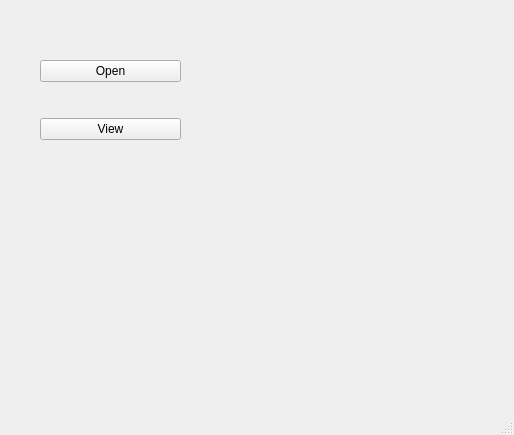
<?xml version="1.0" encoding="UTF-8"?>
<ui version="4.0">
 <class>MainWindow</class>
 <widget class="QMainWindow" name="MainWindow">
  <property name="geometry">
   <rect>
    <x>0</x>
    <y>0</y>
    <width>514</width>
    <height>435</height>
   </rect>
  </property>
  <property name="windowTitle">
   <string>MainWindow</string>
  </property>
  <widget class="QWidget" name="centralwidget">
   <widget class="QWidget" name="verticalLayoutWidget">
    <property name="geometry">
     <rect>
      <x>40</x>
      <y>30</y>
      <width>141</width>
      <height>141</height>
     </rect>
    </property>
    <layout class="QVBoxLayout" name="verticalLayout">
     <item>
      <widget class="QPushButton" name="openButton">
       <property name="text">
        <string>Open</string>
       </property>
      </widget>
     </item>
     <item>
      <widget class="QPushButton" name="viewButton">
       <property name="text">
        <string>View</string>
       </property>
      </widget>
     </item>
    </layout>
   </widget>
  </widget>
  <widget class="QMenuBar" name="menubar">
   <property name="geometry">
    <rect>
     <x>0</x>
     <y>0</y>
     <width>514</width>
     <height>22</height>
    </rect>
   </property>
  </widget>
  <widget class="QStatusBar" name="statusbar"/>
 </widget>
 <resources/>
 <connections/>
</ui>
